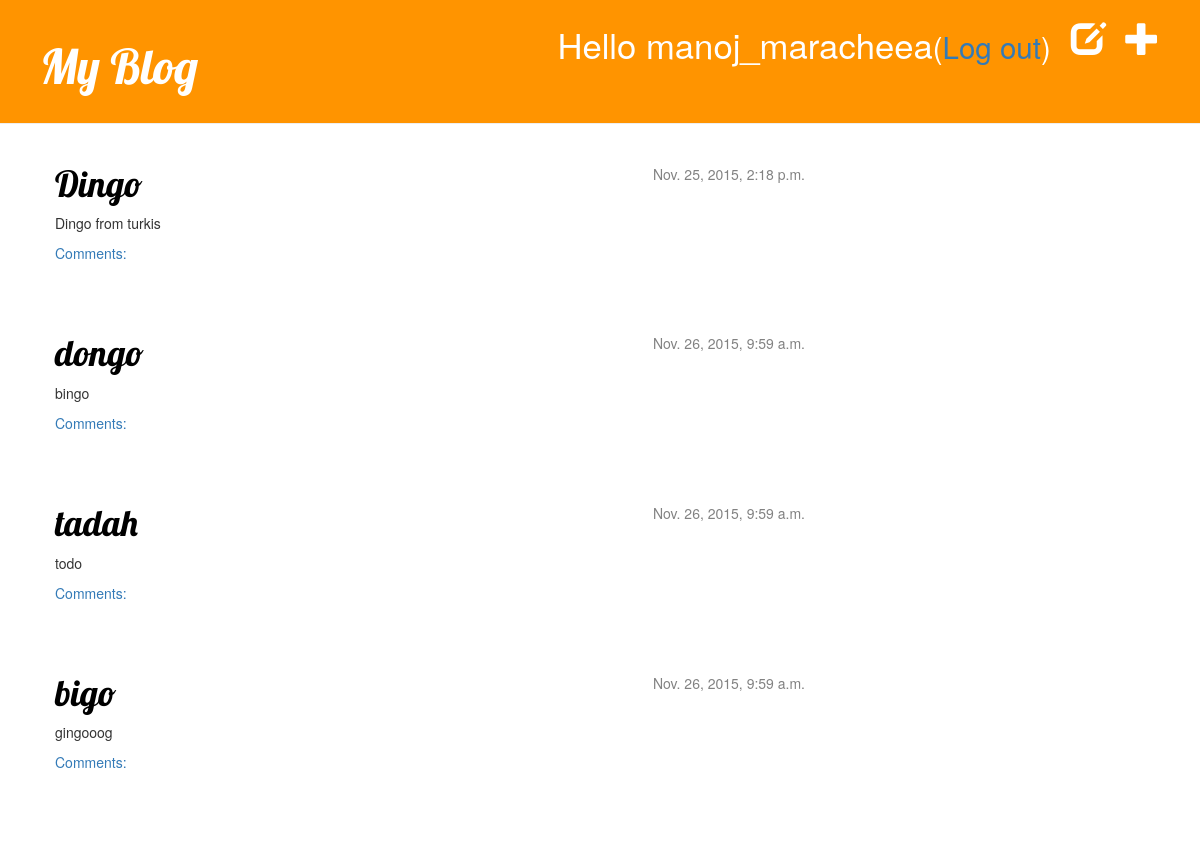
The app's page / (signed in) with its own data.
### blog/models.py (models this page shows, shortened)
class Post(models.Model):
    author = models.ForeignKey('auth.User')
    title = models.CharField(max_length=200)
    text = models.TextField()
    created_date = models.DateTimeField(default = timezone.now)
    published_date = models.DateTimeField(blank = True, null=True)

### blog/views.py (the view)
# urls.py: url(r'^$', views.post_list, name='post_list'),
@login_required
def post_list(request):
    posts = Post.objects.filter(published_date__lte=timezone.now()).order_by('published_date')
    return render(request, 'blog/post_list.html',{'posts':posts})

### blog/templates/blog/post_list.html
{% extends 'blog/base.html' %}
{% block content %}
    {% for post in posts %}
            <div class="post">
                <div class="date">
                    {{ post.published_date }}
                </div>
                <h1><a href="{% url 'post_detail' pk=post.pk %}">{{ post.title }}</a></h1>
                <p>{{ post.text|linebreaks }}</p>
                <a href="{% url "blog.views.post_detail" pk=post.pk %}">Comments: {{ postapproved_comments.count }}</a>
            </div>
    {% endfor %}
{% endblock content %}

### blog/templates/blog/base.html (shortened to what this page needs)
{% load staticfiles %}
<html>
    <head>
        <link rel="stylesheet" href="//maxcdn.bootstrapcdn.com/bootstrap/3.2.0/css/bootstrap.min.css">
        <link rel="stylesheet" href="//maxcdn.bootstrapcdn.com/bootstrap/3.2.0/css/bootstrap-theme.min.css">
        <link rel="stylesheet" href="{% static 'css/blog.css' %}">
    </head>
    <body>
        <div class="page-header">
          {% if user.is_authenticated %}
            <a href="{% url "post_new" %}" class="top-menu"><span class="glyphicon glyphicon-plus"></span></a>
            <a href="{% url "post_draft_list" %}" class="top-menu"><span class="glyphicon glyphicon-edit"></span></a>
            <p class="top-menu">Hello {{ user.username }}<small>(<a href="{% url "django.contrib.auth.views.logout" %}">Log out</a>)</small></p>
         {% else %}
         <a href="{% url "django.contrib.auth.views.login" %}" class="top-menu"><span class="glyphicon glyphicon-lock"></span></a>
         {% endif %}
        <h1><a href="">My Blog</a></h1>
     </div>
     <div class="content container">
            <div class="row">
                <div class="col-md-8">
        {% block content %}
        {% endblock %}
        </div>
    </div>
</div>
    </body>
</html>

### blog/static/css/blog.css (style rules this page uses)
.page-header { background-color: #ff9400; margin-top: 0; padding: 20px 20px 20px 40px; }
.page-header h1, .page-header h1 a, .page-header h1 a:visited, .page-header h1 a:active { color: #ffffff; font-size: 36pt; text-decoration: none; }
.content { margin-left: 40px; }
h1, h2, h3, h4 { font-family: 'Lobster', cursive; }
.date { float: right; color: #828282; }
.top-menu, .top-menu:hover, .top-menu:visited { color: #ffffff; float: right; font-size: 26pt; margin-right: 20px; }
.post { margin-bottom: 70px; }
.post h1 a, .post h1 a:visited { color: #000000; }

### records on screen
Post: published_date "Nov. 25, 2015, 2:18 p.m.", title "Dingo", text "Dingo from turkis"
Post: published_date "Nov. 26, 2015, 9:59 a.m.", title "dongo", text "bingo"
Post: published_date "Nov. 26, 2015, 9:59 a.m.", title "tadah", text "todo"
Post: published_date "Nov. 26, 2015, 9:59 a.m.", title "bigo", text "gingooog"

### other values on screen
{{ user.username }} "manoj_maracheea"
